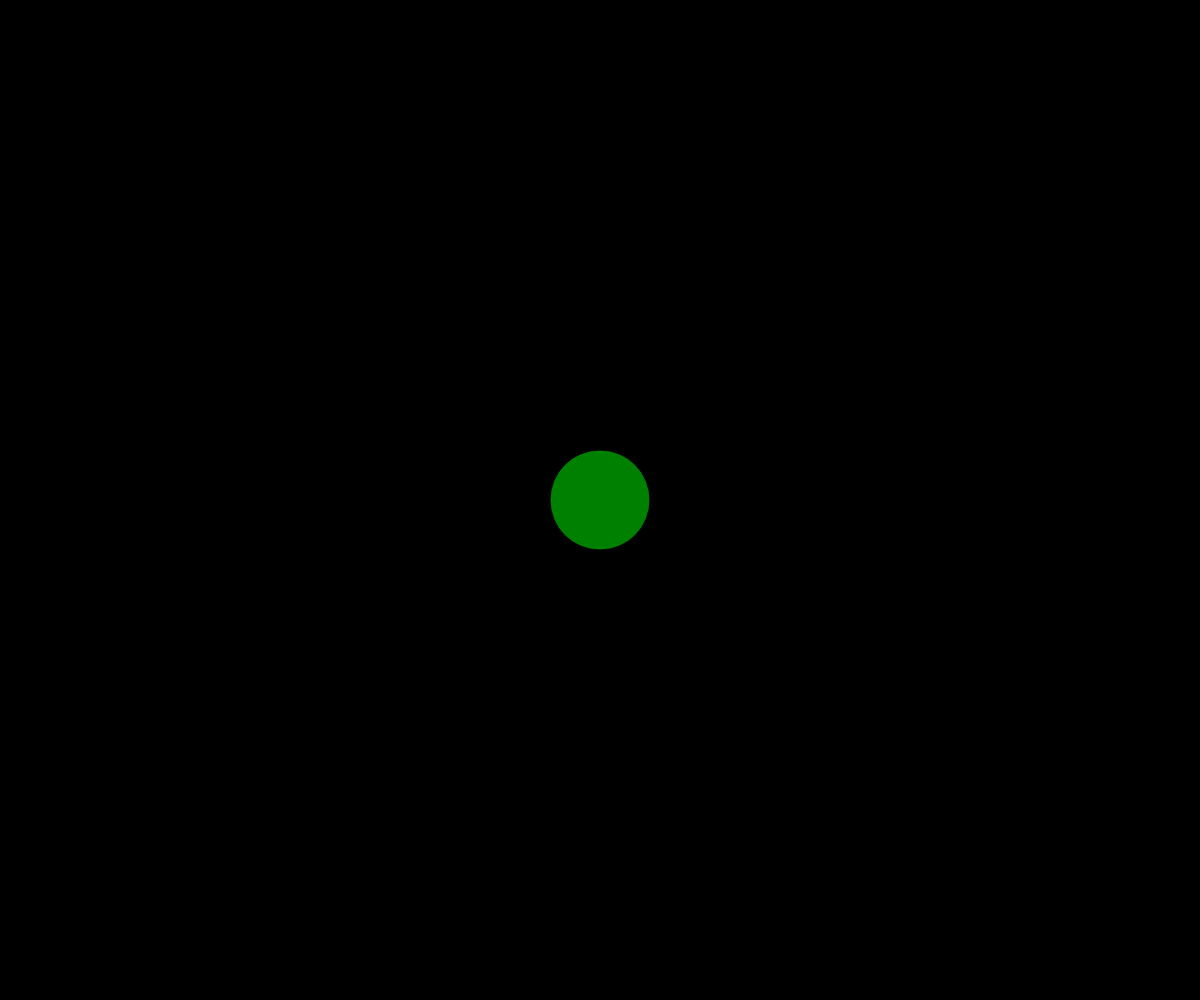
Frame 1 (no input)
Frame 60 (no input): identical to frame 1, image omitted
Frame 120 (the mouse pressed at the canvas centre since frame 60): identical to frame 1, image omitted

The p5.js sketch that drew this single still picture (run headless with seeded random() and noise() and a simulated clock; from frame 60 on, the mouse is pressed at the canvas centre):

// p5.js sketch
// ── sketch.js
var pos = 0;
var dy, sy, moveflag, touchflag = 0;
var hlimit = -200;

function setup(){
    createCanvas(window.innerWidth,window.innerHeight);
    background(0);
}
function draw(){
    width = window.innerWidth;
    height = window.innerHeight;
    fill(0,0,0);
    rect(0,0,width,height);
    fill(0,128,0);
    ellipse(width/2,height/2+pos,100);
}

function windowResized() {
    resizeCanvas(window.innerWidth,window.innerHeight);
}

//------------------------------マウス関連
function mouseMoved() {
    //cursor(ARROW);
}

function mouseWheel(event) {
    dy = event.delta;
    print(pos);
    if(pos <= 0 && pos >= hlimit){
        pos -= dy;
    }else if(pos > 0){
        pos = 0;
    }else if(pos < hlimit){
        pos = hlimit;
    }
    return false;
}

//------------------------------タッチ関連
function touchStarted() {
    dy = 0;
    sy = mouseY;
    moveflag = false;
    touchflag = true;
    return false;
}

function touchMoved() {
    dy = sy - mouseY;
    sy = mouseY;
    print(pos);
    if(pos <= 0 && pos >= hlimit){
        pos -= dy;
    }else if(pos > 0){
        pos = 0;
    }else if(pos < hlimit){
        pos = hlimit;
    }
    return false;
}

function touchEnded() {
    touchflag = false;
    return false;
}
// ── p5test.js

function setup(){
    createCanvas(window.innerWidth,window.innerHeight);
    background(0);
}
function draw(){
    width = window.innerWidth;
    height = window.innerHeight;
    fill(0,0,0);
    rect(0,0,width,height);
    fill(0,128,0);
    ellipse(width/2,height/2,100);
}

function windowResized() {
    resizeCanvas(window.innerWidth,window.innerHeight);
}
// ── style.css
@charset "UTF-8";

body{
    margin: 0;
    padding: 0%;
    width: 100%;
    height: 100%;
    top: 0;
    left: 0;
    background-color: #00b4be;
    font-family: "Montserrat";
    display: flex;
    flex-direction: column;
}
